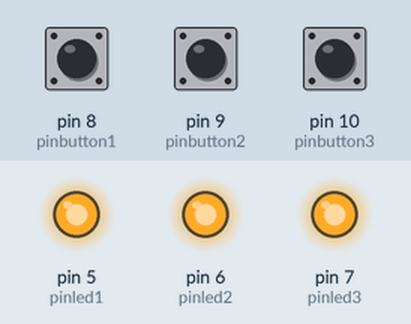
A sketch run on a simulated Arduino Uno, built with avr-gcc and run on an emulated ATmega328P. Parts: output pins drawn as LEDs (lit = HIGH). The test bench sets the inputs (shaded band); at power-on: pin 8 (pinbutton1) LOW, pin 9 (pinbutton2) LOW, pin 10 (pinbutton3) LOW.

Above: at 1.2 s.
1.3 s: pin 8 (pinbutton1) pulled HIGH for 0.15 s
At 1.37 s:
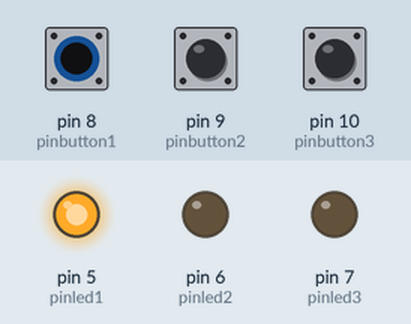
2.9 s: pin 9 (pinbutton2) pulled HIGH for 0.15 s
At 2.97 s:
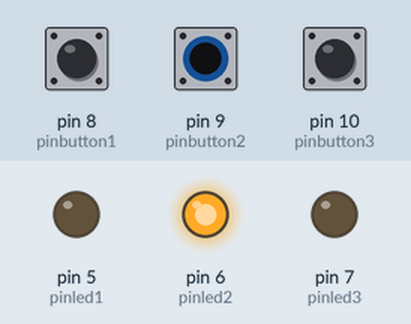
4.5 s: pin 10 (pinbutton3) pulled HIGH for 0.15 s
At 4.57 s:
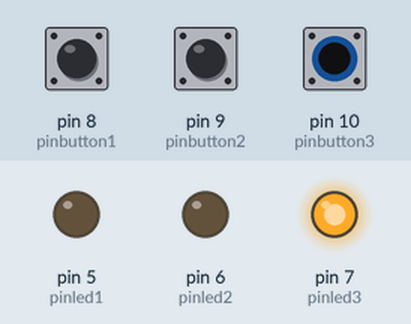
6.1 s: pin 10 (pinbutton3) pulled HIGH for 3.2 s
At 10.0 s:
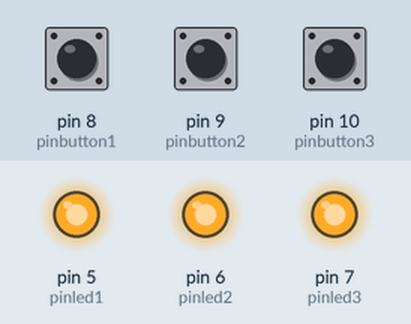
10.8 s: pin 8 (pinbutton1) pulled HIGH for 3.2 s
At 11.2 s:
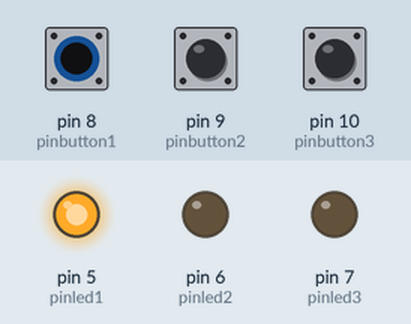
Timing chart, 0 to 15.5 s (numbered marks = the images above; inputs shaded):
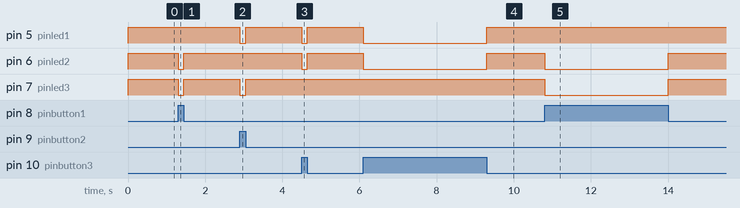

Measured:
- after the input at 1.3 s, pin 6 (pinled2), pin 7 (pinled3): HIGH → LOW at once, → HIGH 0.15 s later
- after the input at 2.9 s, pin 5 (pinled1), pin 7 (pinled3): HIGH → LOW at once, → HIGH 0.15 s later
- after the input at 4.5 s, pin 5 (pinled1), pin 6 (pinled2): HIGH → LOW at once, → HIGH 0.15 s later
- after the input at 6.1 s, pin 5 (pinled1), pin 6 (pinled2): HIGH → LOW at once, → HIGH 3.2 s later
- after the input at 10.8 s, pin 6 (pinled2), pin 7 (pinled3): HIGH → LOW at once, → HIGH 3.2 s later

The sketch:

taller-5.11.ino
```cpp
int pinbutton1=8;
int pinbutton2=9;
int pinbutton3=10;

int var1;
int var2;
int var3;

int pinled1=5;
int pinled2=6;
int pinled3=7;

void setup() {
  pinMode(pinbutton1,INPUT);
  pinMode(pinbutton2,INPUT);
  pinMode(pinbutton3,INPUT);

  pinMode(pinled1,OUTPUT);
  pinMode(pinled2,OUTPUT);
  pinMode(pinled3,OUTPUT);

}

void loop() {
  var1=digitalRead(pinbutton1);
  var2=digitalRead(pinbutton2);
  var3=digitalRead(pinbutton3);

  if(var1==HIGH){
    digitalWrite(pinled1,HIGH);
    digitalWrite(pinled2,LOW);
    digitalWrite(pinled3,LOW);
    }else if(var2==HIGH){
          digitalWrite(pinled2,HIGH);
          digitalWrite(pinled1,LOW);
          digitalWrite(pinled3,LOW);
      }else if(var3==HIGH){
            digitalWrite(pinled3,HIGH);
            digitalWrite(pinled1,LOW);
            digitalWrite(pinled2,LOW);
      }else{
        digitalWrite(pinled1,HIGH);
        digitalWrite(pinled2,HIGH);
        digitalWrite(pinled3,HIGH);
      }

}
```
